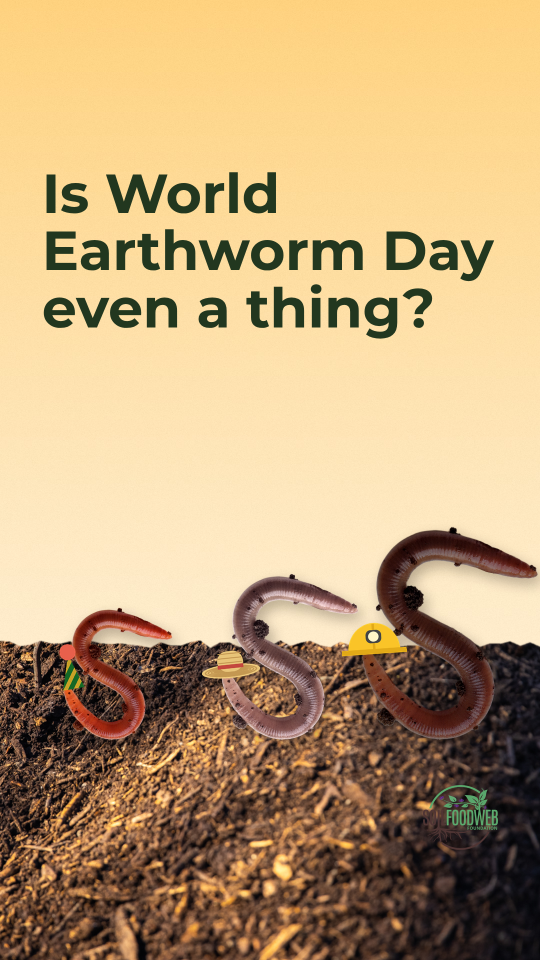
#> input picture social/earthworm-day-2026-10-21/story/frame-1.png, 1080 x 1920 px, given in place of earthworm.png, which was not available (shown at 1/2 size)
$ python build_story.py
#> lines starting #> are read from the running program, lines starting #| are printed output that depends on the picture; after the words box and inside, x2 and y2 are one past the last pixel; in counts of white or black regions, pixels touching at a corner belong together; pictures that were not available may be replaced by others from this repository, and a replacement may not be noted
"""World Earthworm Day Instagram Story, 3 frames, 1080 x 1920. Silly: every worm wears a hat.
Words exactly as in the October doc. Worm: social/cutouts-soil/earthworm.png; hats are drawn here.
Keep text inside y 250..1670 (Story safe zone); frame 3 leaves room for the poll sticker.

  python3 social/earthworm-day-2026-10-21/story/build_story.py -> frame-1..3.png, story-contact.png, earthworm-story-editable.pptx
"""
import os, json, math, subprocess
import numpy as np
from PIL import Image, ImageDraw, ImageFilter, ImageEnhance

HERE = os.path.dirname(os.path.abspath(__file__))
ROOT = os.path.abspath(os.path.join(HERE, "..", "..", ".."))
W, H = 1080, 1920
DEEP, GREEN, CREAM, GOLD, SOIL = "#22371F", "#156826", "#F4F1EA", "#C9A227", "#4F3433"
LAY = os.path.join(HERE, "layers"); os.makedirs(LAY, exist_ok=True)
for f in os.listdir(LAY): os.remove(os.path.join(LAY, f))


def rgb(h): return tuple(int(h[i:i + 2], 16) for i in (1, 3, 5))


# ---------------- worms and hats ----------------
WORM = Image.open(os.path.join(ROOT, "social", "cutouts-soil", "earthworm.png")).convert("RGBA").rotate(180, expand=True)
TIP = (8, 250)   # the head end after turning the worm over: pointing up, on the left


def tint(im, sat=1.0, bright=1.0, warm=(0, 0, 0)):
    a = im.getchannel("A"); c = ImageEnhance.Color(im.convert("RGB")).enhance(sat); c = ImageEnhance.Brightness(c).enhance(bright)
    arr = np.clip(np.asarray(c, np.float32) + np.array(warm, np.float32), 0, 255).astype(np.uint8)
    out = Image.fromarray(arr).convert("RGBA"); out.putalpha(a); return out


def party_hat(s):
    S = 4; w, h = int(70 * s), int(110 * s); im = Image.new("RGBA", (w * S, (h + 30) * S), (0, 0, 0, 0)); d = ImageDraw.Draw(im)
    cone = [(w * S // 2, 22 * S), (0, (h + 22) * S), (w * S, (h + 22) * S)]
    d.polygon(cone, fill=rgb(GREEN) + (255,))
    m = Image.new("L", im.size, 0); ImageDraw.Draw(m).polygon(cone, fill=255)
    stripes = Image.new("RGBA", im.size, (0, 0, 0, 0)); sd = ImageDraw.Draw(stripes)
    for k in range(-6, 8):
        y0 = k * 30 * S; sd.polygon([(0, y0 + 60 * S), (w * S, y0), (w * S, y0 + 13 * S), (0, y0 + 73 * S)], fill=rgb(GOLD) + (255,))
    stripes.putalpha(Image.fromarray(np.minimum(np.asarray(stripes.getchannel("A")), np.asarray(m)))); im.alpha_composite(stripes)
    d.ellipse((w * S // 2 - 16 * S, 0, w * S // 2 + 16 * S, 32 * S), fill=(232, 96, 76, 255))
    return im.resize((w, h + 30), Image.LANCZOS)


def straw_hat(s):
    S = 4; w, h = int(150 * s), int(80 * s); im = Image.new("RGBA", (w * S, h * S), (0, 0, 0, 0)); d = ImageDraw.Draw(im)
    straw, dark = (232, 196, 120, 255), (196, 152, 82, 255)
    d.ellipse((0, h * S * .5, w * S, h * S * .95), fill=straw)
    for k in range(1, 6): d.ellipse((w * S * .05 * k, h * S * (.5 + .045 * k), w * S * (1 - .05 * k), h * S * (.95 - .045 * k)), outline=dark, width=3 * S)
    d.rounded_rectangle((w * S * .28, h * S * .08, w * S * .72, h * S * .74), radius=26 * S, fill=straw)
    for y in range(int(h * S * .16), int(h * S * .7), 9 * S): d.line((w * S * .3, y, w * S * .7, y), fill=dark, width=2 * S)
    d.rectangle((w * S * .28, h * S * .52, w * S * .72, h * S * .64), fill=(196, 72, 62, 255))
    return im.resize((w, h), Image.LANCZOS)


def miner_helmet(s):
    S = 4; w, h = int(130 * s), int(100 * s); im = Image.new("RGBA", (w * S, h * S), (0, 0, 0, 0)); d = ImageDraw.Draw(im)
    d.pieslice((w * S * .1, h * S * .18, w * S * .9, h * S * 1.3), 180, 360, fill=(250, 196, 40, 255))
    d.rectangle((0, h * S * .7, w * S, h * S * .8), fill=(226, 170, 24, 255))
    d.line((w * S * .5, h * S * .2, w * S * .5, h * S * .72), fill=(226, 170, 24, 255), width=5 * S)
    d.rounded_rectangle((w * S * .38, h * S * .32, w * S * .62, h * S * .58), radius=10 * S, fill=(70, 70, 70, 255))
    d.ellipse((w * S * .42, h * S * .35, w * S * .58, h * S * .55), fill=(255, 246, 200, 255))
    return im.resize((w, h), Image.LANCZOS)


def lamp_beam(length=420, spread=70):
    im = Image.new("RGBA", (length, spread * 2 + 40), (0, 0, 0, 0)); d = ImageDraw.Draw(im)
    d.polygon([(0, spread + 20), (length, 0), (length, spread * 2 + 40)], fill=(255, 238, 170, 110))
    return im.filter(ImageFilter.GaussianBlur(10))


def worm_with_hat(kind, scale):
    w = WORM.resize((round(WORM.width * scale), round(WORM.height * scale)), Image.LANCZOS)
    if kind == "epigeic": w = tint(w, 1.35, 1.0, (26, -6, -8)); hat = party_hat(scale * 1.0); rot = 10
    elif kind == "endogeic": w = tint(w, .45, 1.22, (18, 6, 10)); hat = straw_hat(scale * 1.0); rot = 6
    else: w = tint(w, 1.05, .72, (-4, -8, -6)); hat = miner_helmet(scale * 1.0); rot = 4
    hat = hat.rotate(rot, expand=True, resample=Image.BICUBIC)
    pad = hat.height + 20
    out = Image.new("RGBA", (w.width + hat.width, w.height + pad), (0, 0, 0, 0))
    ox = hat.width // 2; out.alpha_composite(w, (ox, pad))
    tx, ty = ox + TIP[0] * scale, pad + TIP[1] * scale
    out.alpha_composite(hat, (round(tx - hat.width / 2 + 14 * scale), round(ty - hat.height + 30 * scale)))
    return out.crop(out.getchannel("A").getbbox())


# ---------------- backgrounds ----------------
def grad(stops, h=H):
    y = np.linspace(0, 1, h); pos = [p for p, _ in stops]; cols = np.array([rgb(c) for _, c in stops], np.float32)
    g = np.stack([np.interp(y, pos, cols[:, k]) for k in range(3)], -1)
    a = np.repeat(g[:, None, :], W, 1) + np.random.default_rng(1).normal(0, 2.5, (h, W, 1))
    return Image.fromarray(np.clip(a, 0, 255).astype(np.uint8))


def cover(path, w, h, fx=.5, fy=.5):
    im = Image.open(path).convert("RGB"); s = max(w / im.width, h / im.height)
    im = im.resize((round(im.width * s), round(im.height * s)), Image.LANCZOS)
    x, y = round((im.width - w) * fx), round((im.height - h) * fy); return im.crop((x, y, x + w, y + h))


def soil(w, h, dark=0.0, seed=3):
    src = Image.open(os.path.join(ROOT, "img", "new-2026-10", "R5A_4027.jpg")).convert("RGB").crop((60, 500, 1499, 1000))
    a = np.asarray(cover_img(src, w, h), np.float32) * (1 - dark)
    im = Image.fromarray(np.clip(a, 0, 255).astype(np.uint8)).convert("RGBA")
    rnd = np.random.default_rng(seed); edge = Image.new("L", (w, h), 255); d = ImageDraw.Draw(edge)
    d.polygon([(0, 0)] + [(x, float(rnd.uniform(0, 16))) for x in range(0, w + 20, 20)] + [(w, 0)], fill=0)
    im.putalpha(edge.filter(ImageFilter.GaussianBlur(1))); return im


def cover_img(im, w, h):
    s = max(w / im.width, h / im.height); im = im.resize((round(im.width * s), round(im.height * s)), Image.LANCZOS)
    x, y = (im.width - w) // 2, (im.height - h) // 2; return im.crop((x, y, x + w, y + h))


def shadow(im, off=(8, 12), blur=12, a=.3):
    pad = blur * 3 + 14; out = Image.new("RGBA", (im.width + 2 * pad, im.height + 2 * pad), (0, 0, 0, 0))
    sh = Image.new("RGBA", im.size, (40, 28, 20, 255)); sh.putalpha(im.getchannel("A").point(lambda v: int(v * a)))
    l = Image.new("RGBA", out.size, (0, 0, 0, 0)); l.alpha_composite(sh, (pad + off[0], pad + off[1]))
    out.alpha_composite(l.filter(ImageFilter.GaussianBlur(blur))); out.alpha_composite(im, (pad, pad)); return out, pad


# ---------------- frames ----------------
FRAMES = []


class Frame:
    def __init__(self, n):
        self.n, self.items = n, []; FRAMES.append(self)

    def img(self, name, im, x, y, jpg=False, center=False, shade=False):
        if shade: im, pad = shadow(im); x -= pad; y -= pad
        if center: x, y = round(x - im.width / 2), round(y - im.height / 2)
        box = (max(0, -x), max(0, -y), min(im.width, W - x), min(im.height, H - y)); im = im.crop(box); x += box[0]; y += box[1]
        fn = f"f{self.n}-{len(self.items) + 1:02d}-{name}." + ("jpg" if jpg else "png")
        (im.convert("RGB").save(os.path.join(LAY, fn), quality=90) if jpg else im.save(os.path.join(LAY, fn), optimize=True))
        self.items.append(dict(type="image", name=name, file="layers/" + fn, x=x, y=y, w=im.width, h=im.height))

    def text(self, name, t, x, y, w, h, size, color, font="Montserrat", weight=700, lh=1.08, align="left"):
        self.items.append(dict(type="text", name=name, text=t, x=x, y=y, w=w, h=h, size=size, color=color, font=font, weight=weight, lh=lh, align=align))


logo = Image.open(os.path.join(ROOT, "img", "sfwlogo-240.png")).convert("RGBA"); logo = logo.resize((150, round(150 * logo.height / logo.width)), Image.LANCZOS)
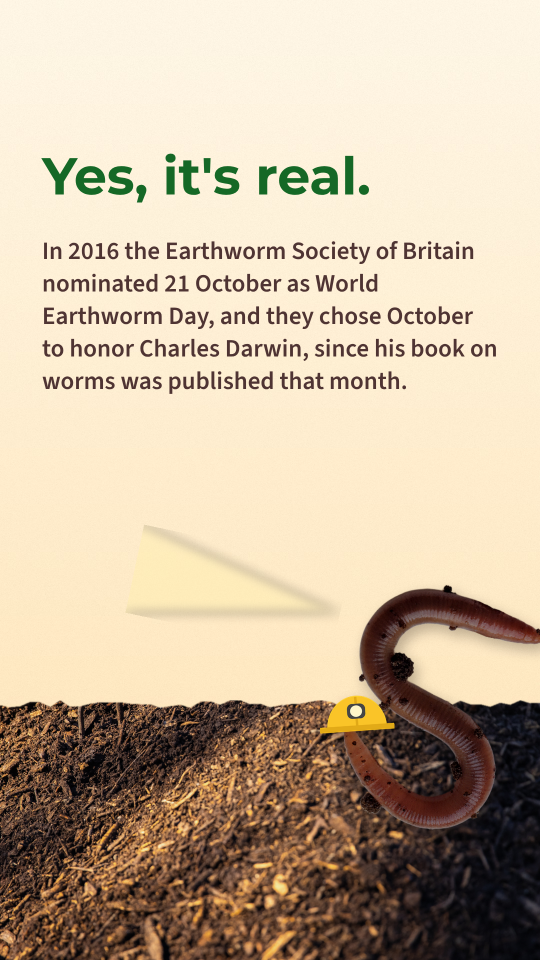
#> input picture social/earthworm-day-2026-10-21/story/frame-2.png, 1080 x 1920 px, given in place of sfwlogo-240.png, which was not available (shown at 1/2 size)
SKY = [(0, "#FFD27F"), (.55, "#FFE9C2"), (1, "#FFF6E6")]

# Frame 1: the question, three hatted worms popping up out of the soil
f = Frame(1)
f.img("background", grad(SKY), 0, 0, jpg=True)
f.text("headline", "Is World Earthworm Day even a thing?", 84, 330, 912, 500, 110, DEEP, lh=1.04)
f.img("soil", soil(W, 640), 0, H - 640)
#> in soil, `edge = Image.new('L', (w, h), 255)`: edge: PIL image 1080x640 L; every value is 255
#> in soil, `im.putalpha(edge.filter(ImageFilter.GaussianBlur(1)))`:
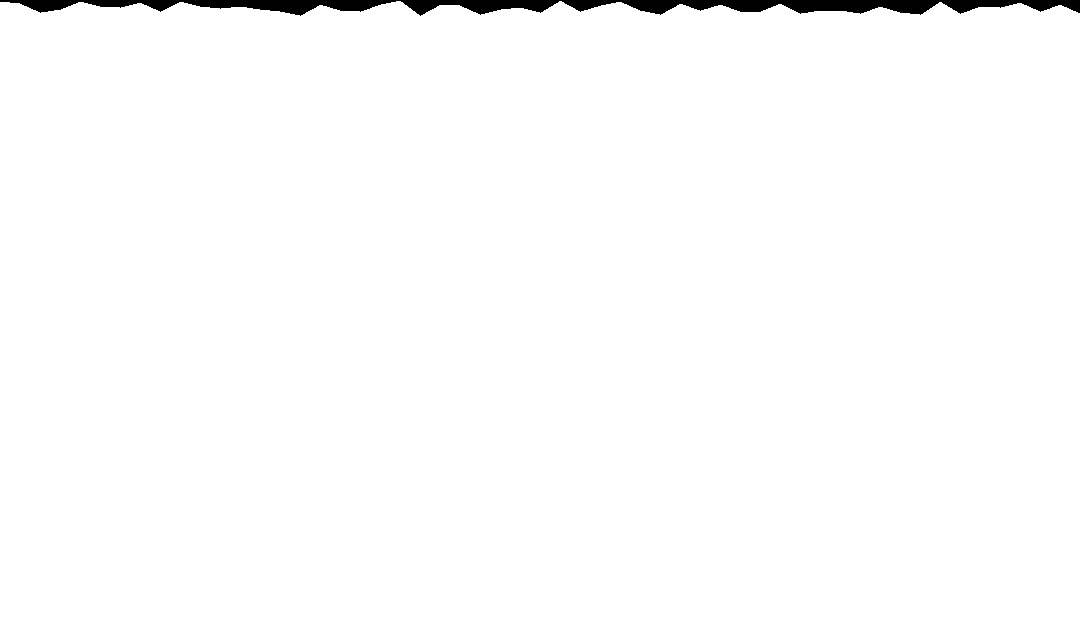
#> edge: PIL image 1080x640 L; 98.7% white; 1 black region, box (x1, y1, x2, y2) and area: (0, 0, 1080, 16) 8993
for k, (kind, sc, cx) in enumerate([("epigeic", .62, 230), ("endogeic", .78, 560), ("anecic", 1.0, 880)]):
    wm = worm_with_hat(kind, sc); f.img(f"worm-{kind}", wm, round(cx - wm.width / 2), H - 640 - wm.height + 200, shade=True)
#> this loop made 3 passes
#> (x in img, y in img, box in img, fn in img) on passes 1 to 3: (0, 240, (160, 0, 781, 1290), 'f1-04-worm-epigeic.png'), (69, 0, (0, 68, 982, 1598), 'f1-05-worm-endogeic.png'), (270, 0, (0, 490, 810, 2020), 'f1-06-worm-anecic.png')
#> pass 1, in tint, `arr = np.clip(np.asarray(c, np.float32) + np.array(warm, np.float32), ..`:
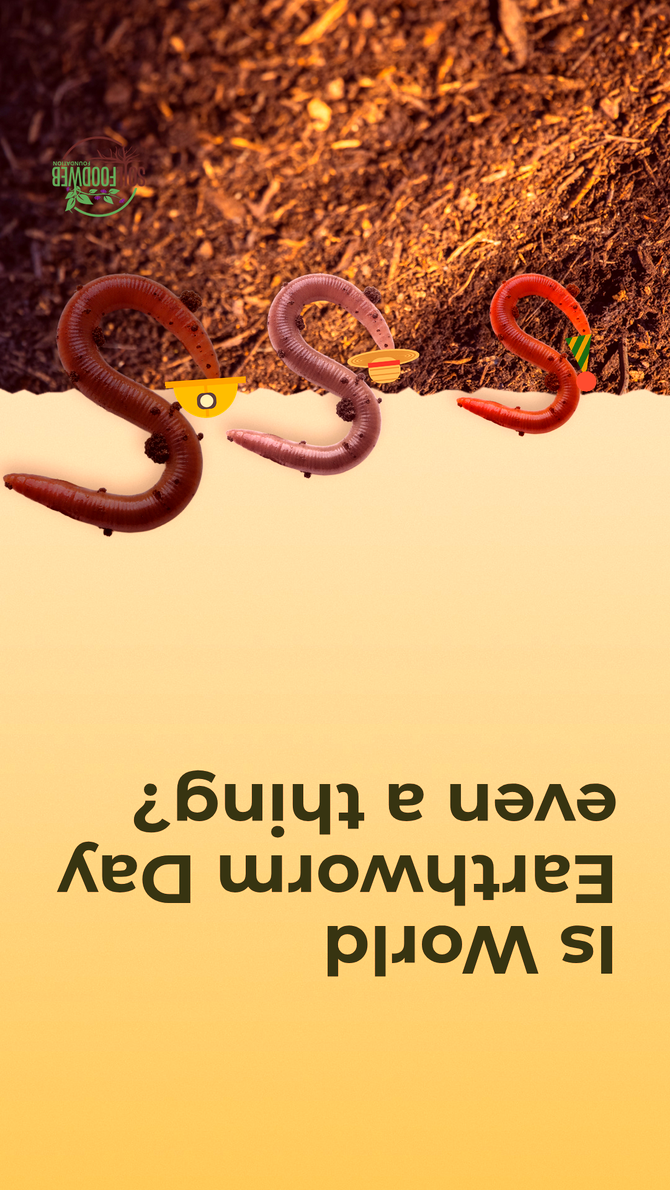
#> arr: shape (1190, 670, 3); mean R, G, B 205, 154.6, 95.9
f.img("logo", logo, W - 84 - 150, 1700 - logo.height)

# Frame 2: yes, it's real
f = Frame(2)
f.img("background", grad([(0, "#FFF6E6"), (1, "#FFE3B3")]), 0, 0, jpg=True)
f.text("yes", "Yes, it's real.", 84, 300, 912, 140, 104, GREEN, lh=1.0)
f.text("story", "In 2016 the Earthworm Society of Britain nominated 21 October as World Earthworm Day, and they chose October to honor Charles Darwin, since his book on worms was published that month.",
       84, 470, 912, 560, 50, SOIL, font="Source Sans 3", weight=600, lh=1.3)
f.img("soil", soil(W, 520, .05, 7), 0, H - 520)
#> call 2 of soil, with w = 1080, h = 520, dark = 0.05, seed = 7
#> in soil (call 2), `edge = Image.new('L', (w, h), 255)`: edge: PIL image 1080x520 L; every value is 255
#> in soil (call 2), `im.putalpha(edge.filter(ImageFilter.GaussianBlur(1)))`:
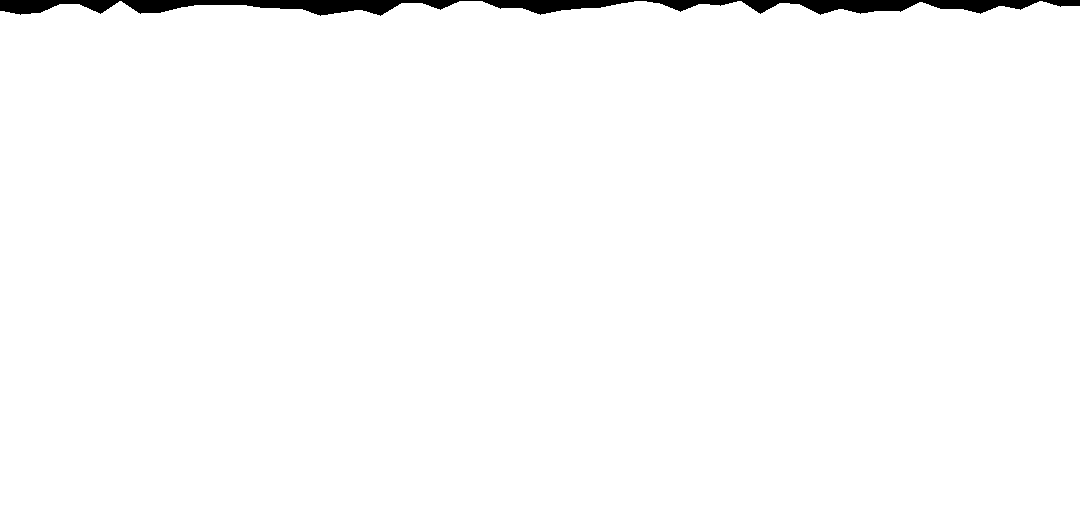
#> edge: PIL image 1080x520 L; 98.5% white; 1 black region, box (x1, y1, x2, y2) and area: (0, 0, 1080, 16) 8509
wm = worm_with_hat("anecic", 1.15); f.img("worm-anecic", wm, 640, H - 520 - wm.height + 260, shade=True)
#> in tint (call 4), `a = im.getchannel('A')`: a: PIL image 1242x2208 L; every value is 255
#> in miner_helmet (call 2), `im = Image.new('RGBA', (w * S, h * S), (0, 0, 0, 0))`: im: PIL image 596x456 RGBA; every value is 0
#> in worm_with_hat (call 4), `out = Image.new("RGBA", (w.width + hat.width, w.height + pad), (0, 0, ..`: out: PIL image 1399x2354 RGBA; every value is 0
#> call 4 of shadow, with off = (8, 12), blur = 12, a = 0.3
#> in shadow (call 4), `out = Image.new('RGBA', (im.width + 2 * pad, im.height + 2 * pad), (0,`: out: PIL image 1389x2308 RGBA; every value is 0
#> in shadow (call 4), `out.alpha_composite(im, (pad, pad))`:
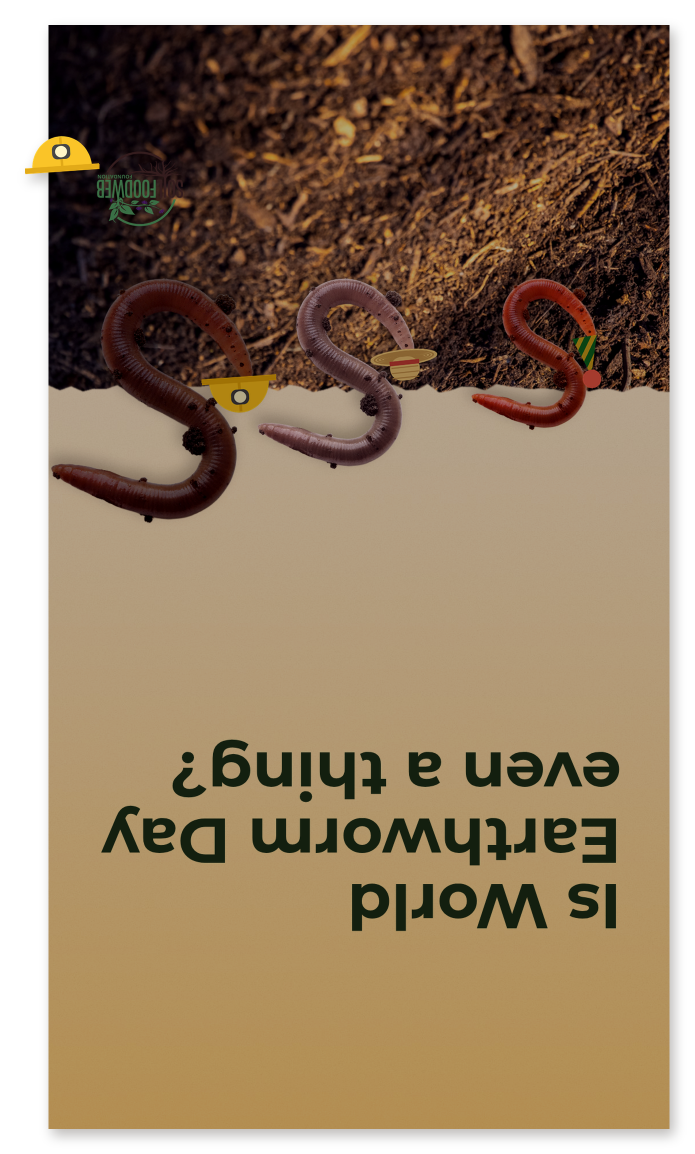
#> out: PIL image 1389x2308 RGBA (shown at 1/2 size); mean R, G, B, A 115.5, 93.1, 67.3, 219.3; transparent parts drawn white
#> in img (call 9), `x -= pad`: x = 590
#> in img (call 9), `y -= pad`: y = -598
#> in img (call 9), `box = (max(0, -x), max(0, -y), min(im.width, W - x), min(im.height, H `: box = (0, 598, 490, 2308)
#> in img (call 9), `im = im.crop(box)`:
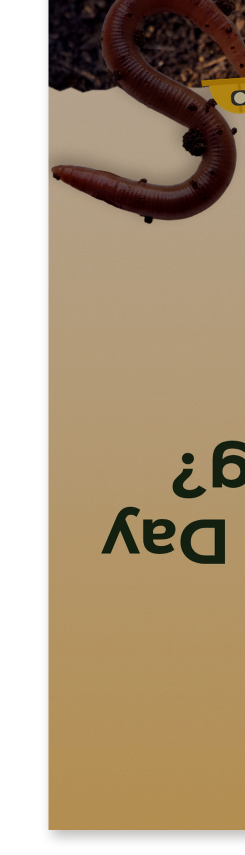
#> im: PIL image 490x1710 RGBA (shown at 1/2 size); mean R, G, B, A 118.3, 98, 71, 199.3; transparent parts drawn white
#> in img (call 9), `y += box[1]`: y = 0
#> in img (call 9), `fn = f"f{self.n}-{len(self.items) + 1:02d}-{name}." + ("jpg" if jpg el..`: fn = 'f2-05-worm-anecic.png'
beam = lamp_beam(); f.img("lamp-beam", beam.transpose(Image.FLIP_LEFT_RIGHT).rotate(-12, expand=True), 250, H - 520 - wm.height + 140)
#> in lamp_beam, `im = Image.new('RGBA', (length, spread * 2 + 40), (0, 0, 0, 0))`: im: PIL image 420x180 RGBA; every value is 0
#> in lamp_beam, `return im.filter(ImageFilter.GaussianBlur(10))`:
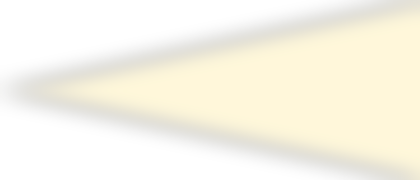
#> returned value: PIL image 420x180 RGBA; mean R, G, B, A 127, 118.6, 84.7, 54.8; transparent parts drawn white
#> (the run stopped early here; a loop or call above may not have finished)
